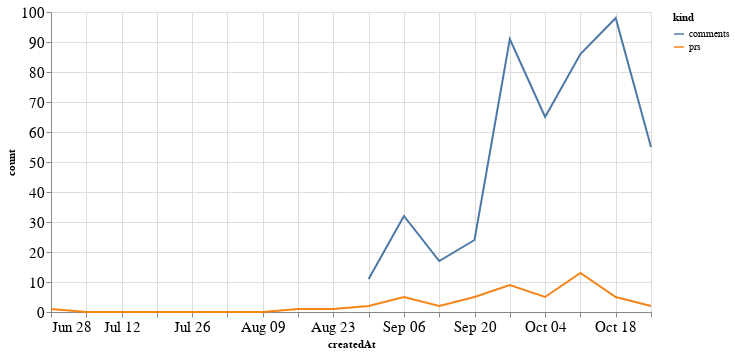

Here is the notebook cell this chart was saved with:
### Code cell
alt.Chart(total_time, width=600).mark_line().encode(
    x='createdAt',
    y='count',
    color='kind'
)

### Figure 1 — Vega-Lite specification as saved in the notebook (floating-point values rounded to 4 significant figures)
{"config": {"axisLeft": {"labelFontSize": 15}, "axisBottom": {"labelFontSize": 15}}, "data": {"name": "data-6281674b9b68b763f854494b73d2f2e5"}, "mark": "line", "encoding": {"color": {"type": "nominal", "field": "kind"}, "x": {"type": "temporal", "field": "createdAt"}, "y": {"type": "quantitative", "field": "count"}}, "width": 600, "$schema": "https://vega.github.io/schema/vega-lite/v4.8.1.json", "datasets": {"data-6281674b9b68b763f854494b73d2f2e5": [{"createdAt": "2020-06-28T00:00:00", "kind": "prs", "count": 1.0}, {"createdAt": "2020-07-05T00:00:00", "kind": "prs", "count": 0.0}, {"createdAt": "2020-07-12T00:00:00", "kind": "prs", "count": 0.0}, {"createdAt": "2020-07-19T00:00:00", "kind": "prs", "count": 0.0}, {"createdAt": "2020-07-26T00:00:00", "kind": "prs", "count": 0.0}, {"createdAt": "2020-08-02T00:00:00", "kind": "prs", "count": 0.0}, {"createdAt": "2020-08-09T00:00:00", "kind": "prs", "count": 0.0}, {"createdAt": "2020-08-16T00:00:00", "kind": "prs", "count": 1.0}, {"createdAt": "2020-08-23T00:00:00", "kind": "prs", "count": 1.0}, {"createdAt": "2020-08-30T00:00:00", "kind": "prs", "count": 2.0}, {"createdAt": "2020-09-06T00:00:00", "kind": "prs", "count": 5.0}, {"createdAt": "2020-09-13T00:00:00", "kind": "prs", "count": 2.0}, {"createdAt": "2020-09-20T00:00:00", "kind": "prs", "count": 5.0}, {"createdAt": "2020-09-27T00:00:00", "kind": "prs", "count": 9.0}, {"createdAt": "2020-10-04T00:00:00", "kind": "prs", "count": 5.0}, {"createdAt": "2020-10-11T00:00:00", "kind": "prs", "count": 13.0}, {"createdAt": "2020-10-18T00:00:00", "kind": "prs", "count": 5.0}, {"createdAt": "2020-10-25T00:00:00", "kind": "prs", "count": 2.0}, {"createdAt": "2020-06-28T00:00:00", "kind": "comments", "count": null}, {"createdAt": "2020-07-05T00:00:00", "kind": "comments", "count": null}, {"createdAt": "2020-07-12T00:00:00", "kind": "comments", "count": null}, {"createdAt": "2020-07-19T00:00:00", "kind": "comments", "count": null}, {"createdAt": "2020-07-26T00:00:00", "kind": "comments", "count": null}, {"createdAt": "2020-08-02T00:00:00", "kind": "comments", "count": null}, {"createdAt": "2020-08-09T00:00:00", "kind": "comments", "count": null}, {"createdAt": "2020-08-16T00:00:00", "kind": "comments", "count": null}, {"createdAt": "2020-08-23T00:00:00", "kind": "comments", "count": null}, {"createdAt": "2020-08-30T00:00:00", "kind": "comments", "count": 11.0}, {"createdAt": "2020-09-06T00:00:00", "kind": "comments", "count": 32.0}, {"createdAt": "2020-09-13T00:00:00", "kind": "comments", "count": 17.0}, {"createdAt": "2020-09-20T00:00:00", "kind": "comments", "count": 24.0}, {"createdAt": "2020-09-27T00:00:00", "kind": "comments", "count": 91.0}, {"createdAt": "2020-10-04T00:00:00", "kind": "comments", "count": 65.0}, {"createdAt": "2020-10-11T00:00:00", "kind": "comments", "count": 86.0}, {"createdAt": "2020-10-18T00:00:00", "kind": "comments", "count": 98.0}, {"createdAt": "2020-10-25T00:00:00", "kind": "comments", "count": 55.0}]}}
